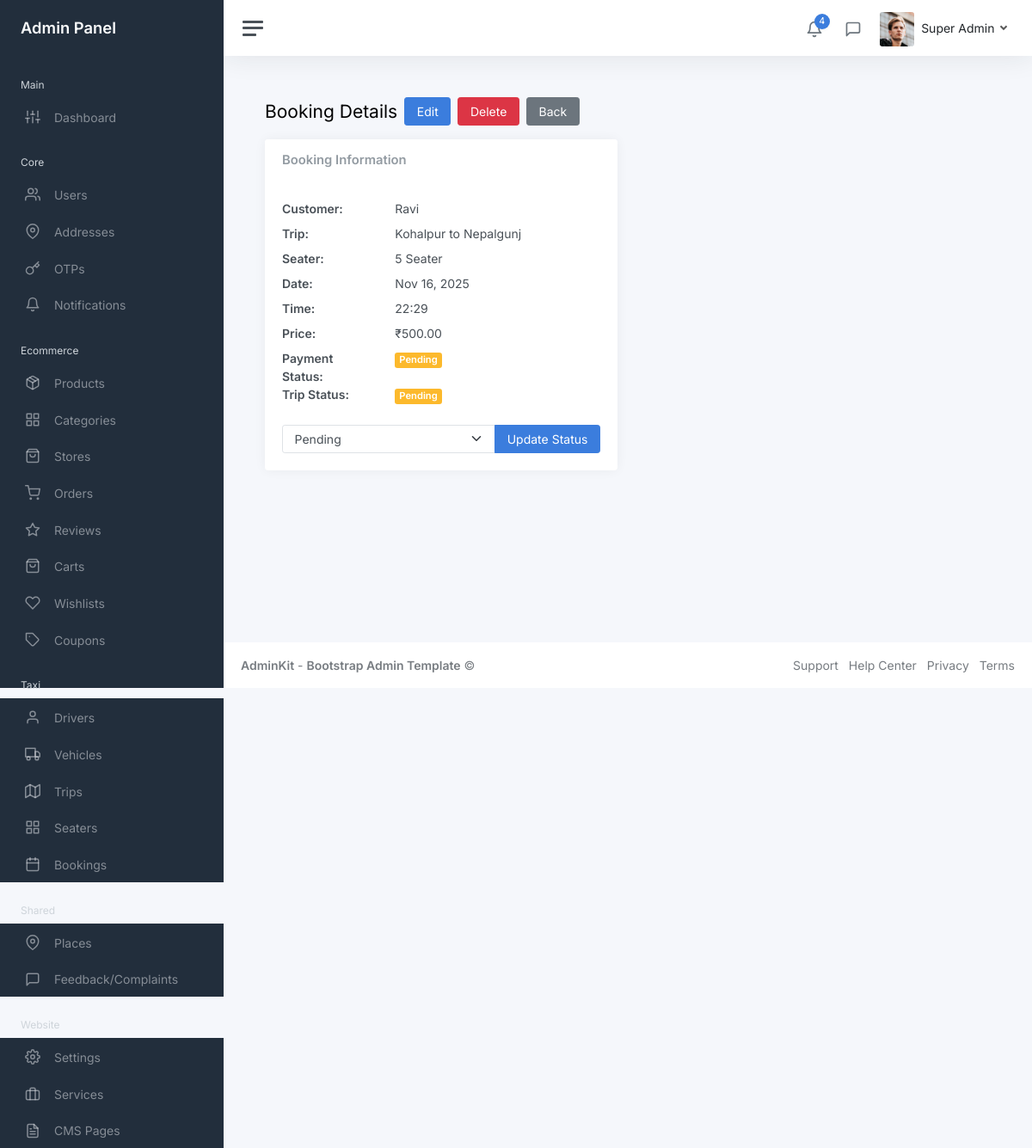
The page /myadmin/taxi/bookings/2/ (signed in) on the database its author committed.
### core/models.py (models this page shows, shortened)
class User(AbstractUser):
    COUNTRY_CODE_CHOICES = [
        ('+977', '+977'),
        ('+91', '+91'),
    ]
    COUNTRY_CHOICES = [
        ('Nepal', 'Nepal'),
        ('India', 'India'),
    ]
    phone = models.CharField(max_length=15, unique=True)
    name = models.CharField(max_length=100)
    email = models.EmailField(blank=True, null=True)
    country_code = models.CharField(max_length=5, choices=COUNTRY_CODE_CHOICES, default='+977')
    country = models.CharField(max_length=10, choices=COUNTRY_CHOICES, default='Nepal')
    fcm_token = models.CharField(max_length=255, blank=True, null=True)
    profile_picture = models.ImageField(upload_to='profile_pictures/', blank=True, null=True)
    national_id = models.CharField(max_length=50, blank=True, null=True, help_text='National ID number')
    national_id_document = models.ImageField(upload_to='kyc_documents/', blank=True, null=True, help_text='National ID document image')
    pan_no = models.CharField(max_length=20, blank=True, null=True, help_text='PAN (Permanent Account Number)')
    pan_document = models.ImageField(upload_to='kyc_documents/', blank=True, null=True, help_text='PAN document image')
    is_kyc_verified = models.BooleanField(default=False, help_text='Whether KYC has been verified by admin')
    kyc_submitted_at = models.DateTimeField(blank=True, null=True, help_text='When user submitted KYC information')
    kyc_verified_at = models.DateTimeField(blank=True, null=True, help_text='When KYC was verified by admin')
    created_at = models.DateTimeField(auto_now_add=True)
    updated_at = models.DateTimeField(auto_now=True)
    first_name = None
    last_name = None
    objects = UserManager()
    USERNAME_FIELD = 'phone'
    REQUIRED_FIELDS = ['name']
    class Meta:
        ordering = ['-created_at']

### taxi/models.py (models this page shows, shortened)
class TaxiBooking(models.Model):
    PAYMENT_STATUS_CHOICES = [
        ('pending', 'Pending'),
        ('paid', 'Paid'),
        ('refunded', 'Refunded'),
    ]
    TRIP_STATUS_CHOICES = [
        ('pending', 'Pending'),
        ('confirmed', 'Confirmed'),
        ('ongoing', 'Ongoing'),
        ('completed', 'Completed'),
        ('cancelled', 'Cancelled'),
    ]
    customer = models.ForeignKey(User, on_delete=models.CASCADE, related_name='taxi_bookings')
    trip = models.ForeignKey(Trip, on_delete=models.CASCADE, related_name='bookings')
    seater = models.ForeignKey(Seater, on_delete=models.CASCADE, related_name='bookings')
    price = models.DecimalField(max_digits=10, decimal_places=2, validators=[MinValueValidator(0)])
    date = models.DateField()
    time = models.TimeField()
    payment_status = models.CharField(max_length=20, choices=PAYMENT_STATUS_CHOICES, default='pending')
    vehicle = models.ForeignKey(Vehicle, on_delete=models.CASCADE, related_name='bookings', null=True, blank=True)
    trip_status = models.CharField(max_length=20, choices=TRIP_STATUS_CHOICES, default='pending')
    remarks = models.TextField(blank=True, null=True)
    created_at = models.DateTimeField(auto_now_add=True)
    class Meta:
        ordering = ['-created_at']

class Trip(models.Model):
    from_place = models.ForeignKey(Place, on_delete=models.CASCADE, related_name='trips_from')
    to_place = models.ForeignKey(Place, on_delete=models.CASCADE, related_name='trips_to')
    def __str__(self):
        return f"{self.from_place.name} to {self.to_place.name}"
    class Meta:
        ordering = ['from_place__name', 'to_place__name']

class Seater(models.Model):
    seat = models.CharField(max_length=50)  # e.g., "Front Seat", "Back Seat", "Window Seat"
    price = models.DecimalField(max_digits=10, decimal_places=2, validators=[MinValueValidator(0)])
    trip = models.ForeignKey(Trip, on_delete=models.CASCADE, related_name='seaters')
    class Meta:
        ordering = ['trip', 'price']

### shared/models.py (models this page shows, shortened)
class Place(models.Model):
    name = models.CharField(max_length=200)
    class Meta:
        ordering = ['name']

### myadmin/views/taxi/booking_views.py (the view)
# urls.py: path('bookings/<int:pk>/', booking_views.TaxiBookingDetailView.as_view(), name='booking_detail'),
class TaxiBookingDetailView(StaffRequiredMixin, DetailView):
    model = TaxiBooking
    template_name = 'admin/taxi/booking_detail.html'
    context_object_name = 'booking'

### myadmin/mixins.py (called while the page is built)
    def test_func(self):
        return self.request.user.is_staff

### myadmin/templates/admin/taxi/booking_detail.html
{% extends 'admin/layouts/base.html' %}
{% block content %}
<div class="container-fluid p-0">
    <div class="mb-3"><h1 class="h3 d-inline align-middle">Booking Details</h1><a class="btn btn-primary ms-2" href="{% url 'myadmin:taxi:booking_update' booking.pk %}">Edit</a><a class="btn btn-danger ms-2" href="{% url 'myadmin:taxi:booking_delete' booking.pk %}">Delete</a><a class="btn btn-secondary ms-2" href="{% url 'myadmin:taxi:booking_list' %}">Back</a></div>
    <div class="row"><div class="col-md-6"><div class="card"><div class="card-header"><h5 class="card-title mb-0">Booking Information</h5></div><div class="card-body">
        <dl class="row"><dt class="col-sm-4">Customer:</dt><dd class="col-sm-8">{{ booking.customer.name }}</dd><dt class="col-sm-4">Trip:</dt><dd class="col-sm-8">{{ booking.trip }}</dd><dt class="col-sm-4">Seater:</dt><dd class="col-sm-8">{{ booking.seater.seat }}</dd><dt class="col-sm-4">Date:</dt><dd class="col-sm-8">{{ booking.date|date:"M d, Y" }}</dd><dt class="col-sm-4">Time:</dt><dd class="col-sm-8">{{ booking.time|time:"H:i" }}</dd><dt class="col-sm-4">Price:</dt><dd class="col-sm-8">₹{{ booking.price }}</dd><dt class="col-sm-4">Payment Status:</dt><dd class="col-sm-8"><span class="badge bg-{% if booking.payment_status == 'paid' %}success{% elif booking.payment_status == 'pending' %}warning{% else %}danger{% endif %}">{{ booking.get_payment_status_display }}</span></dd><dt class="col-sm-4">Trip Status:</dt><dd class="col-sm-8"><span class="badge bg-{% if booking.trip_status == 'completed' %}success{% elif booking.trip_status == 'pending' %}warning{% elif booking.trip_status == 'cancelled' %}danger{% else %}info{% endif %}">{{ booking.get_trip_status_display }}</span></dd>{% if booking.vehicle %}<dt class="col-sm-4">Vehicle:</dt><dd class="col-sm-8">{{ booking.vehicle.name }} ({{ booking.vehicle.vehicle_no }})</dd>{% endif %}{% if booking.remarks %}<dt class="col-sm-4">Remarks:</dt><dd class="col-sm-8">{{ booking.remarks }}</dd>{% endif %}</dl>
        <form method="post" action="{% url 'myadmin:taxi:booking_update_status' booking.pk %}" class="mt-3">{% csrf_token %}<div class="input-group"><select class="form-select" name="status">{% for value, label in booking.TRIP_STATUS_CHOICES %}<option value="{{ value }}" {% if booking.trip_status == value %}selected{% endif %}>{{ label }}</option>{% endfor %}</select><button type="submit" class="btn btn-primary">Update Status</button></div></form>
    </div></div></div></div>
</div>
{% endblock %}

### templates/admin/layouts/header.html (shortened to what this page needs)
{% load static %}
<nav class="navbar navbar-expand navbar-light navbar-bg">
    <a class="sidebar-toggle js-sidebar-toggle"><i class="hamburger align-self-center"></i></a>
    <div class="navbar-collapse collapse">
      <ul class="navbar-nav navbar-align">
        <li class="nav-item dropdown">
          <a class="nav-icon dropdown-toggle" href="#" id="alertsDropdown" data-bs-toggle="dropdown">
            <div class="position-relative">
              <i class="align-middle" data-feather="bell"></i>
              <span class="indicator">4</span>
            </div>
          </a>
        </li>
        <li class="nav-item dropdown">
          <a class="nav-icon dropdown-toggle" href="#" id="messagesDropdown" data-bs-toggle="dropdown">
            <div class="position-relative">
              <i class="align-middle" data-feather="message-square"></i>
            </div>
          </a>
        </li>
        <li class="nav-item dropdown">
          <a class="nav-link dropdown-toggle d-none d-sm-inline-block" href="#" data-bs-toggle="dropdown">
            {% if user.profile_picture %}
              <img src="{{ user.profile_picture.url }}" class="avatar img-fluid rounded me-1" alt="{{ user.name }}" />
            {% else %}
              <img src="{% static 'myadmin/img/avatars/avatar.jpg' %}" class="avatar img-fluid rounded me-1" alt="{{ user.name }}" />
            {% endif %}
            <span class="text-dark">{{ user.name }}</span>
          </a>
        </li>
      </ul>
    </div>
  </nav>

### rows shown on the page
User: name "Super Admin"
TaxiBooking: customer.name "Ravi", trip "Kohalpur to Nepalgunj", seater.seat "5 Seater", date "Nov 16, 2025", time "22:29", price "500.00", payment_status "Pending", trip_status "Pending", status "Pending"
